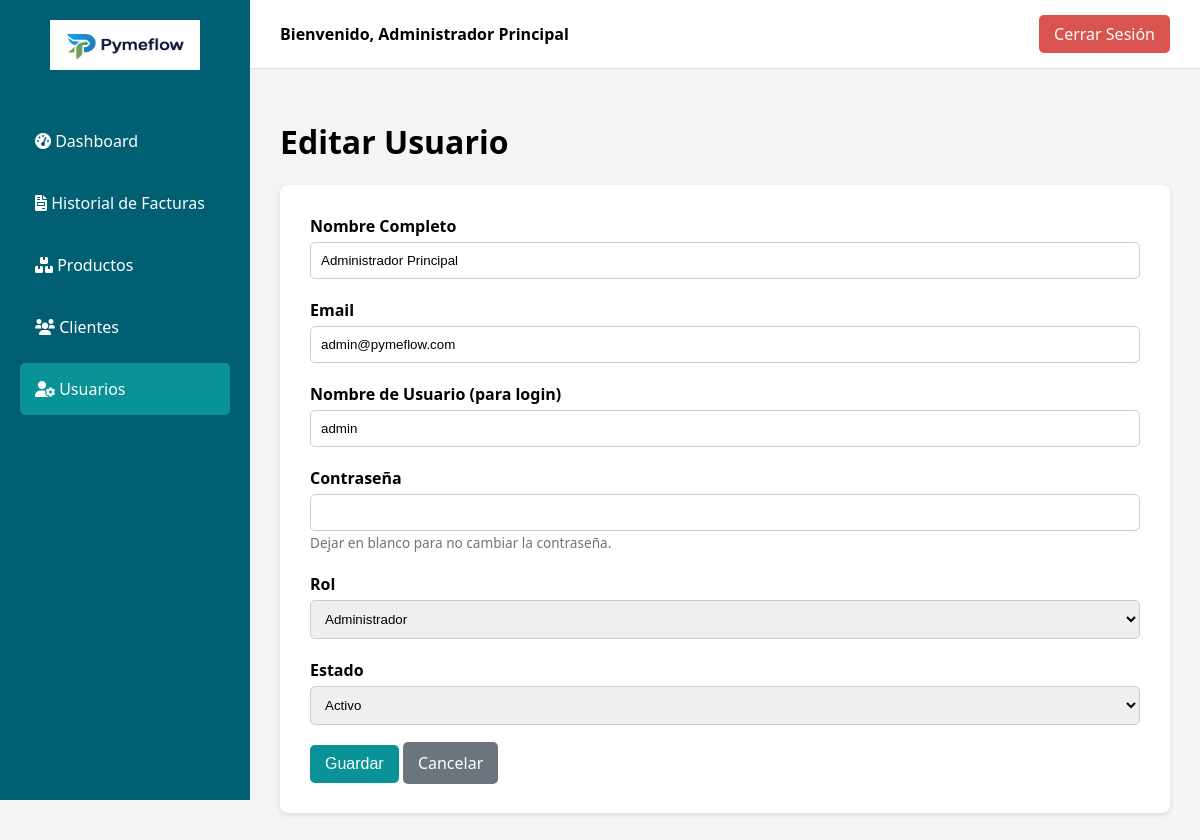
/usuario_formulario.php?id=1 (signed in), run on the app's committed database.
### tables this page shows
CREATE TABLE `usuarios` (
  `id` int(11) NOT NULL AUTO_INCREMENT,
  `nombre_completo` varchar(255) NOT NULL,
  `dni` varchar(20) DEFAULT NULL,
  `email` varchar(255) NOT NULL,
  `telefono` varchar(50) DEFAULT NULL,
  `usuario` varchar(100) NOT NULL,
  `password` varchar(255) NOT NULL,
  `rol` enum('administrador','vendedor') NOT NULL,
  `fecha_alta` datetime NOT NULL,
  `estado` enum('activo','inactivo') NOT NULL DEFAULT 'activo',
  `activo` tinyint(1) NOT NULL DEFAULT 1,
  PRIMARY KEY (`id`),
  UNIQUE KEY `email` (`email`),
  UNIQUE KEY `usuario` (`usuario`),
  UNIQUE KEY `dni` (`dni`)
);

### usuario_formulario.php (the view, shortened to what this page needs)
<?php
include 'conexion.php';
$usuario = [
    'id' => '',
    'nombre_completo' => '',
    'email' => '',
    'usuario' => '',
    'rol' => 'vendedor',
    'estado' => 'activo'
];
$titulo_pagina = "Agregar Nuevo Usuario";
$es_edicion = false;
if (isset($_GET['id'])) {
    $titulo_pagina = "Editar Usuario";
    $es_edicion = true;
    $id_usuario = $_GET['id'];
    $stmt_fetch = $conexion->prepare("SELECT id, nombre_completo, email, usuario, rol, estado FROM usuarios WHERE id = ?");
    $stmt_fetch->bind_param("i", $id_usuario);
    $stmt_fetch->execute();
    $resultado = $stmt_fetch->get_result();
    if ($resultado->num_rows > 0) {
        $usuario = $resultado->fetch_assoc();
    }
}
?>
<!DOCTYPE html>
<html lang="es">
<head>
    <link rel="stylesheet" href="dashboard_styles.css">
    <link rel="stylesheet" href="https://cdnjs.cloudflare.com/ajax/libs/font-awesome/6.0.0-beta3/css/all.min.css">
</head>
<body>
    <?php include 'sidebar.php'; ?>
    <div class="main-content">
        <header class="dashboard-header">
            <div class="user-info">Bienvenido, <?php echo htmlspecialchars($_SESSION['nombre_usuario']); ?></div>
            <a href="logout.php" class="logout-button">Cerrar Sesión</a>
        </header>
        <main class="content">
            <h1><?php echo $titulo_pagina; ?></h1>
            <div class="form-container">
                <form action="usuario_formulario.php" method="POST">
                    <div class="form-group">
                        <label for="nombre_completo">Nombre Completo</label>
                        <input type="text" id="nombre_completo" name="nombre_completo" value="<?php echo htmlspecialchars($usuario['nombre_completo']); ?>" required>
                    </div>
                    <div class="form-group">
                        <label for="email">Email</label>
                        <input type="email" id="email" name="email" value="<?php echo htmlspecialchars($usuario['email']); ?>" required>
                    </div>
                    <div class="form-group">
                        <label for="usuario">Nombre de Usuario (para login)</label>
                        <input type="text" id="usuario" name="usuario" value="<?php echo htmlspecialchars($usuario['usuario']); ?>" required>
                    </div>
                    <div class="form-group">
                        <label for="password">Contraseña</label>
                        <input type="password" id="password" name="password">
                        <?php if ($es_edicion): ?>
                            <small class="password-note">Dejar en blanco para no cambiar la contraseña.</small>
                        <?php endif; ?>
                    </div>
                    <div class="form-group">
                        <label for="rol">Rol</label>
                        <select id="rol" name="rol" required>
                            <option value="administrador" <?php echo ($usuario['rol'] == 'administrador') ? 'selected' : ''; ?>>Administrador</option>
                        </select>
                    </div>
                    <div class="form-group">
                        <label for="estado">Estado</label>
                        <select id="estado" name="estado" required>
                            <option value="activo" <?php echo ($usuario['estado'] == 'activo') ? 'selected' : ''; ?>>Activo</option>
                        </select>
                    </div>
                    <div class="form-buttons">
                        <button type="submit" class="btn btn-save">Guardar</button>
                        <a href="usuarios.php" class="btn btn-cancel">Cancelar</a>
                    </div>
                </form>
            </div>
        </main>
    </div>
</body>
</html>

### dashboard_styles.css (style rules this page uses)
:root { --color-primario: #005f73; --color-secundario: #0a9396; --color-fondo: #f4f4f4; }
body { font-family: 'Segoe UI', Tahoma, Geneva, Verdana, sans-serif; margin: 0; background-color: var(--color-fondo); display: flex; }
.main-content { flex-grow: 1; display: flex; flex-direction: column; margin-left: 250px; }
header.dashboard-header { background: #fff; padding: 15px 30px; border-bottom: 1px solid #ddd; display: flex; justify-content: space-between; align-items: center; }
header.dashboard-header .user-info { font-weight: 600; }
header.dashboard-header .logout-button { background-color: #d9534f; color: #fff; padding: 8px 15px; border-radius: 5px; text-decoration: none; transition: background-color 0.3s; }
.content { padding: 30px; }

### usuario_formulario.php (style rules this page uses)
.form-container { background: #fff; padding: 30px; border-radius: 8px; box-shadow: 0 2px 5px rgba(0,0,0,0.1); }
.form-group { margin-bottom: 20px; }
.form-group label { display: block; margin-bottom: 5px; font-weight: 600; }
.form-group input, .form-group select { width: 100%; padding: 10px; border: 1px solid #ccc; border-radius: 5px; box-sizing: border-box; }
.form-buttons { margin-top: 20px; }
.btn { padding: 10px 15px; border: none; border-radius: 5px; color: white !important; text-decoration: none; cursor: pointer; font-size: 1em; }
.btn-save { background-color: var(--color-secundario); }
.btn-cancel { background-color: #6c757d; }
.password-note { font-size: 0.85em; color: #6c757d; }

### data on the page
usuarios: nombre_completo "Administrador Principal", email "admin@pymeflow.com", usuario "admin", rol "Administrador", estado "Activo"

### other printed values
$_SESSION['nombre_usuario'] "Administrador Principal"
$titulo_pagina "Editar Usuario"
